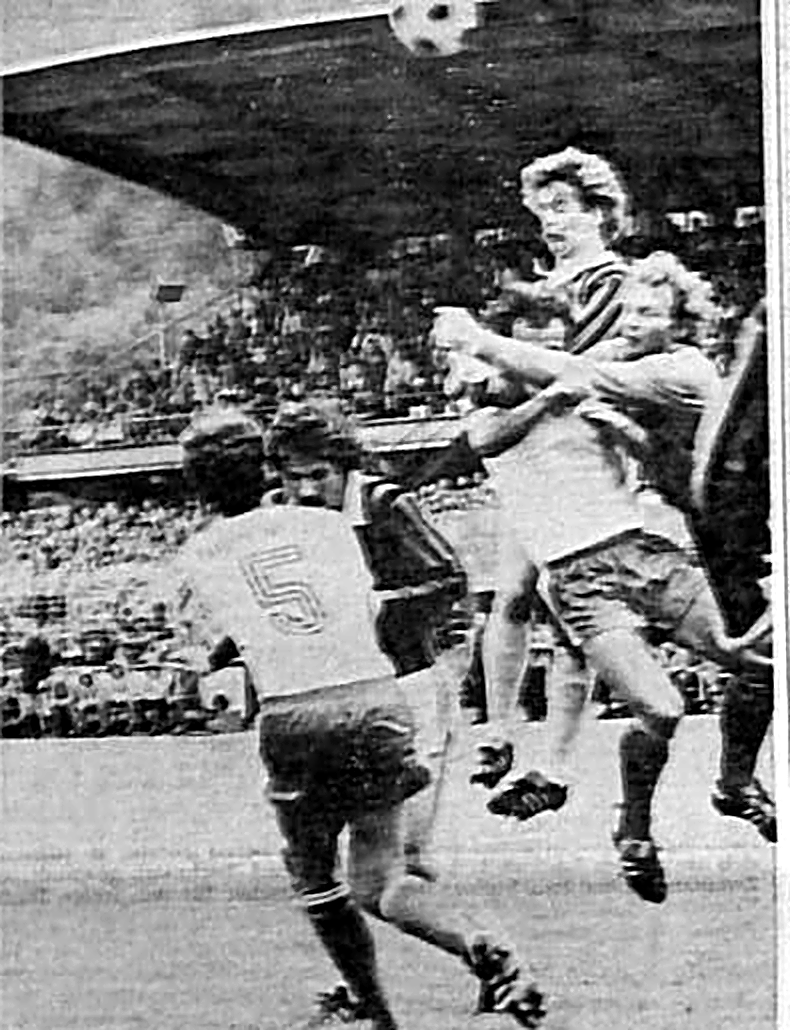
#> input picture ligasued/foto.png, 790 x 1030 px
$ python vintage.py ../ligasued/foto.png ../ligasued/ligasued.png 5
#> lines starting #> are read from the running program, lines starting #| are printed output that depends on the picture
"""Vintage-Zeitungslook (vergilbtes Zeitungspapier, Ende 1970er) und A3-Druckversion.
python3 tools/vintage.py <eingabe.png> <ausgabe-ohne-endung> [seed]
Ergebnis: <ausgabe>.pdf (A3, 300 dpi) und <ausgabe>_vorschau.jpg"""
import sys
import numpy as np
from PIL import Image, ImageFilter

A3 = (3508, 4961)                      # 297 x 420 mm bei 300 dpi
src, out = sys.argv[1], sys.argv[2]
rng = np.random.default_rng(int(sys.argv[3]) if len(sys.argv) > 3 else 1979)

def blurred_noise(shape, sigma, small=8):
    h, w = shape
    n = rng.random((h // small + 2, w // small + 2)).astype(np.float32)
    im = Image.fromarray((n * 255).astype(np.uint8)).filter(ImageFilter.GaussianBlur(sigma / small))
    im = im.resize((w, h), Image.BICUBIC)
    a = np.asarray(im, np.float32) / 255
    return (a - a.min()) / (np.ptp(a) + 1e-6)

W, H = A3
# Inhalt auf A3 einpassen, umlaufend ca. 7 mm Rand
page = Image.open(src).convert('L')
#> page is the input picture: PIL image 790x1030 L; min 0, max 255, mean 124.7
m = 85
s = min((W - 2 * m) / page.width, (H - 2 * m) / page.height)
#> s = 4.23
page = page.resize((round(page.width * s), round(page.height * s)), Image.LANCZOS)
#> page: PIL image 3338x4352 L
canvas = Image.new('L', A3, 255)
#> canvas: PIL image 3508x4961 L; every value is 255
canvas.paste(page, ((W - page.width) // 2, (H - page.height) // 2))
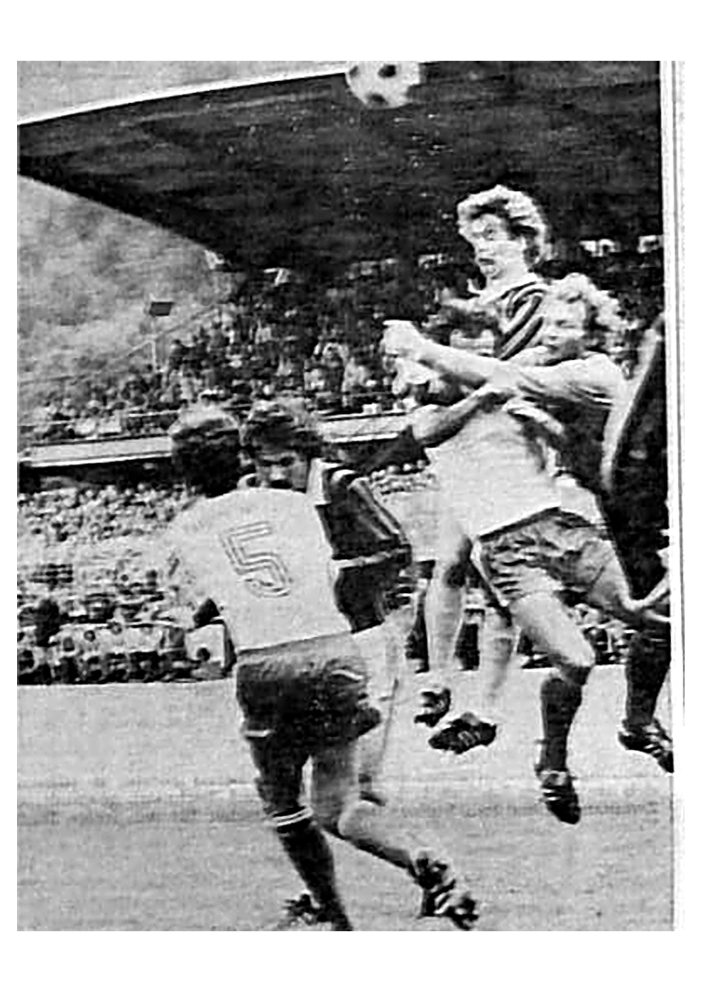
#> canvas: PIL image 3508x4961 L (shown at 1/5 size); min 0, max 255, mean 146.3
# leichtes Verlaufen der Druckfarbe
canvas = canvas.filter(ImageFilter.GaussianBlur(0.9))
ink = 1 - np.asarray(canvas, np.float32) / 255           # 0 = Papier, 1 = volle Farbe
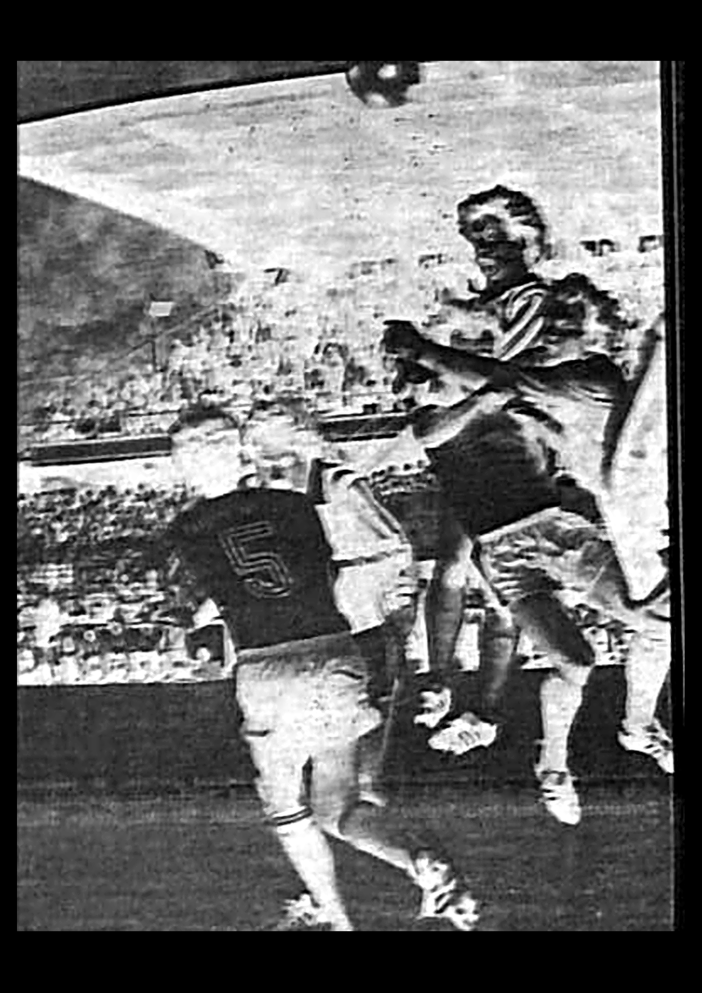
#> ink: shape (4961, 3508) float32 (shown at 1/5 size); min 0, max 1, mean 0.426

# Papier: Grundton, Wolkigkeit, Fasern, dunklere Ränder
y, x = np.mgrid[0:H, 0:W].astype(np.float32)
cloud = blurred_noise((H, W), 260)
#> in blurred_noise, `return (a - a.min()) / (np.ptp(a) + 1e-6)`:
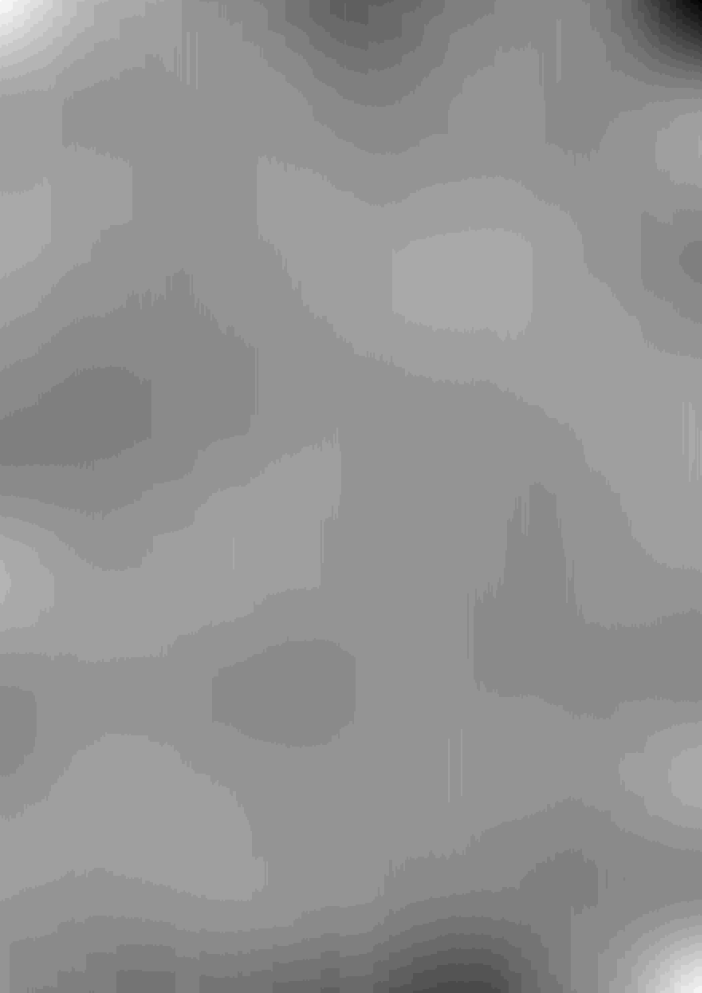
#> returned value: shape (4961, 3508) float32 (shown at 1/5 size); min 0, max 1, mean 0.578
fine = rng.normal(0, 1, (H, W)).astype(np.float32)
edge = np.minimum.reduce([x, W - x, y, H - y]) / 420
vign = np.clip(1 - edge, 0, 1) ** 2
tone = 0.55 * cloud + 0.9 * vign                         # 0 = hell, >1 = stark vergilbt
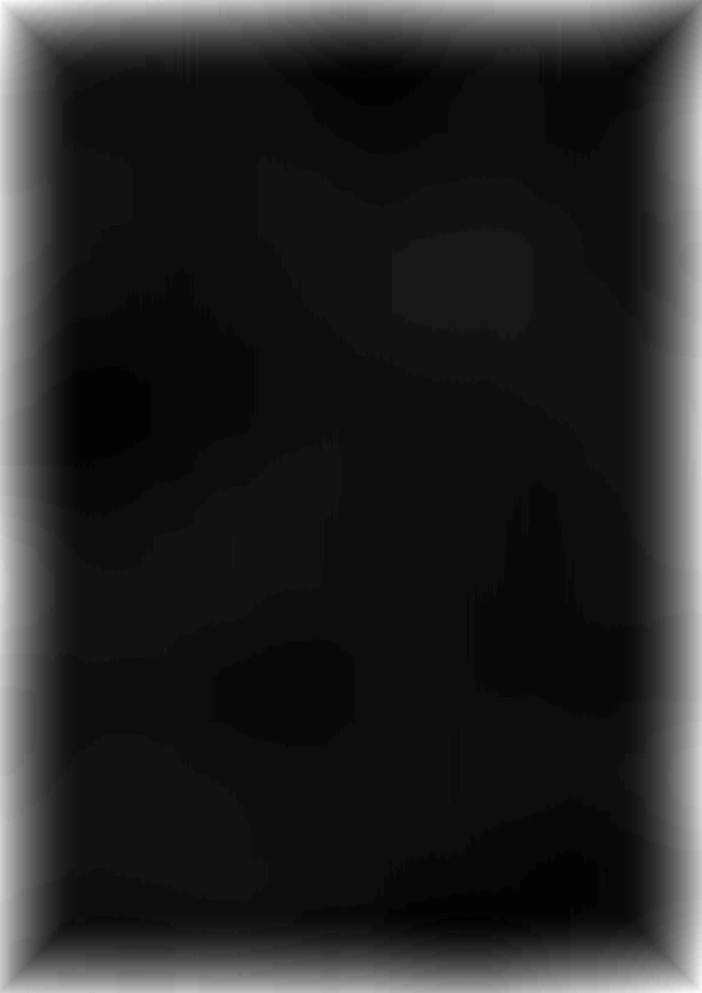
#> tone: shape (4961, 3508) float32 (shown at 1/5 size); min 0.259, max 1.45, mean 0.434; drawn with min black and max white
paper = np.stack([
    238 - 14 * tone + 2.2 * fine,
    228 - 22 * tone + 2.2 * fine,
    200 - 38 * tone + 2.2 * fine], -1)
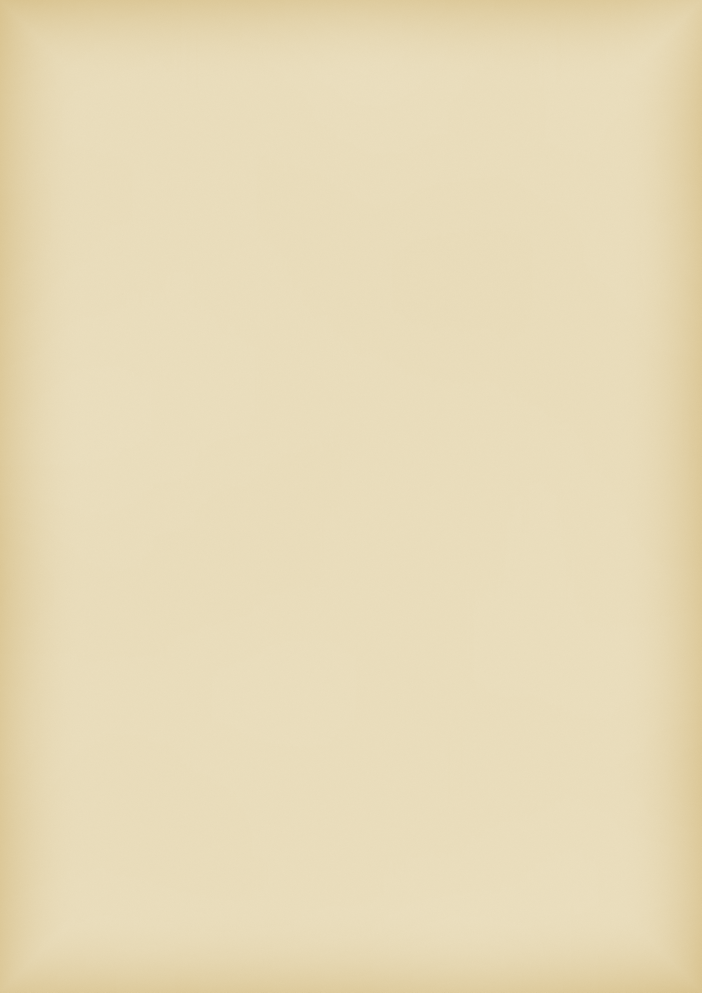
#> paper: shape (4961, 3508, 3) float32 (shown at 1/5 size); mean of channels 0, 1, 2 246.8, 241.1, 174.6; drawn as R, G, B

# Stockflecken (Foxing)
for _ in range(rng.integers(10, 18)):
    cx, cy, r = rng.uniform(0, W), rng.uniform(0, H), rng.uniform(15, 70)
    d = np.exp(-(((x - cx) ** 2 + (y - cy) ** 2) / (2 * r * r)))
    paper -= d[..., None] * np.array([18, 26, 34]) * rng.uniform(0.4, 1)
# Knickfalte in der Mitte
fold = np.exp(-((y - H / 2) ** 2) / (2 * 6 ** 2))
#> (the run stopped early here; a loop or call above may not have finished)
